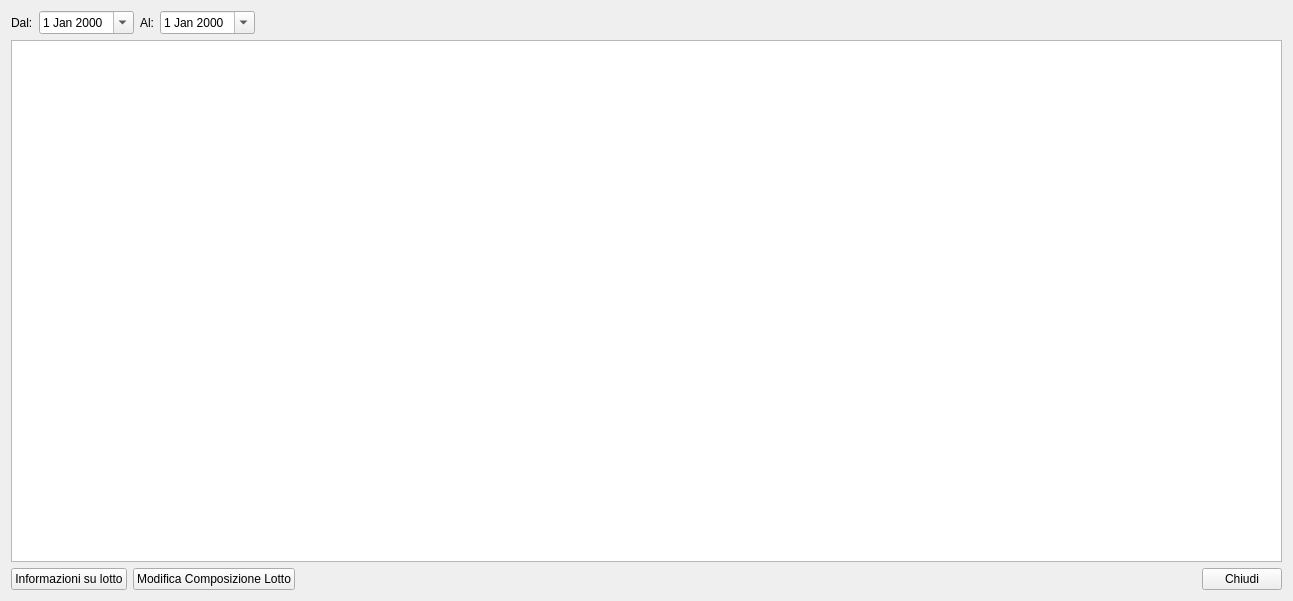
<?xml version="1.0" encoding="UTF-8"?>
<ui version="4.0">
 <class>HPackView</class>
 <widget class="QWidget" name="HPackView">
  <property name="windowModality">
   <enum>Qt::ApplicationModal</enum>
  </property>
  <property name="geometry">
   <rect>
    <x>0</x>
    <y>0</y>
    <width>1293</width>
    <height>601</height>
   </rect>
  </property>
  <property name="windowTitle">
   <string>Storico Package</string>
  </property>
  <layout class="QVBoxLayout" name="verticalLayout">
   <item>
    <layout class="QHBoxLayout" name="horizontalLayout_3">
     <item>
      <layout class="QFormLayout" name="formLayout">
       <item row="0" column="0">
        <layout class="QHBoxLayout" name="horizontalLayout">
         <item>
          <widget class="QLabel" name="label">
           <property name="text">
            <string>Dal:</string>
           </property>
          </widget>
         </item>
         <item>
          <widget class="QDateEdit" name="deDal">
           <property name="calendarPopup">
            <bool>true</bool>
           </property>
          </widget>
         </item>
        </layout>
       </item>
       <item row="0" column="1">
        <layout class="QHBoxLayout" name="horizontalLayout_2">
         <item>
          <widget class="QLabel" name="label_3">
           <property name="text">
            <string>Al:</string>
           </property>
          </widget>
         </item>
         <item>
          <widget class="QDateEdit" name="deAl">
           <property name="calendarPopup">
            <bool>true</bool>
           </property>
          </widget>
         </item>
        </layout>
       </item>
      </layout>
     </item>
     <item>
      <spacer name="horizontalSpacer">
       <property name="orientation">
        <enum>Qt::Horizontal</enum>
       </property>
       <property name="sizeHint" stdset="0">
        <size>
         <width>45</width>
         <height>17</height>
        </size>
       </property>
      </spacer>
     </item>
    </layout>
   </item>
   <item>
    <widget class="QTableView" name="tvPacks">
     <property name="editTriggers">
      <set>QAbstractItemView::NoEditTriggers</set>
     </property>
     <property name="alternatingRowColors">
      <bool>true</bool>
     </property>
     <property name="selectionMode">
      <enum>QAbstractItemView::SingleSelection</enum>
     </property>
     <property name="selectionBehavior">
      <enum>QAbstractItemView::SelectRows</enum>
     </property>
     <attribute name="verticalHeaderVisible">
      <bool>false</bool>
     </attribute>
    </widget>
   </item>
   <item>
    <layout class="QHBoxLayout" name="horizontalLayout_4">
     <item>
      <widget class="QPushButton" name="pbInfo">
       <property name="text">
        <string>Informazioni su lotto</string>
       </property>
       <property name="icon">
        <iconset resource="icons.qrc">
         <normaloff>:/Resources/Wood-4-icon.png</normaloff>:/Resources/Wood-4-icon.png</iconset>
       </property>
       <property name="iconSize">
        <size>
         <width>32</width>
         <height>32</height>
        </size>
       </property>
      </widget>
     </item>
     <item>
      <widget class="QPushButton" name="pbMod">
       <property name="text">
        <string>Modifica Composizione Lotto</string>
       </property>
       <property name="icon">
        <iconset resource="icons.qrc">
         <normaloff>:/Resources/Pencil.PNG</normaloff>:/Resources/Pencil.PNG</iconset>
       </property>
       <property name="iconSize">
        <size>
         <width>32</width>
         <height>32</height>
        </size>
       </property>
      </widget>
     </item>
     <item>
      <spacer name="horizontalSpacer_2">
       <property name="orientation">
        <enum>Qt::Horizontal</enum>
       </property>
       <property name="sizeHint" stdset="0">
        <size>
         <width>40</width>
         <height>20</height>
        </size>
       </property>
      </spacer>
     </item>
     <item>
      <widget class="QPushButton" name="pbClose">
       <property name="text">
        <string>Chiudi</string>
       </property>
       <property name="icon">
        <iconset resource="icons.qrc">
         <normaloff>:/Resources/Actions-window-close-icon.png</normaloff>:/Resources/Actions-window-close-icon.png</iconset>
       </property>
       <property name="iconSize">
        <size>
         <width>32</width>
         <height>32</height>
        </size>
       </property>
      </widget>
     </item>
    </layout>
   </item>
  </layout>
 </widget>
 <resources>
  <include location="icons.qrc"/>
 </resources>
 <connections/>
</ui>
